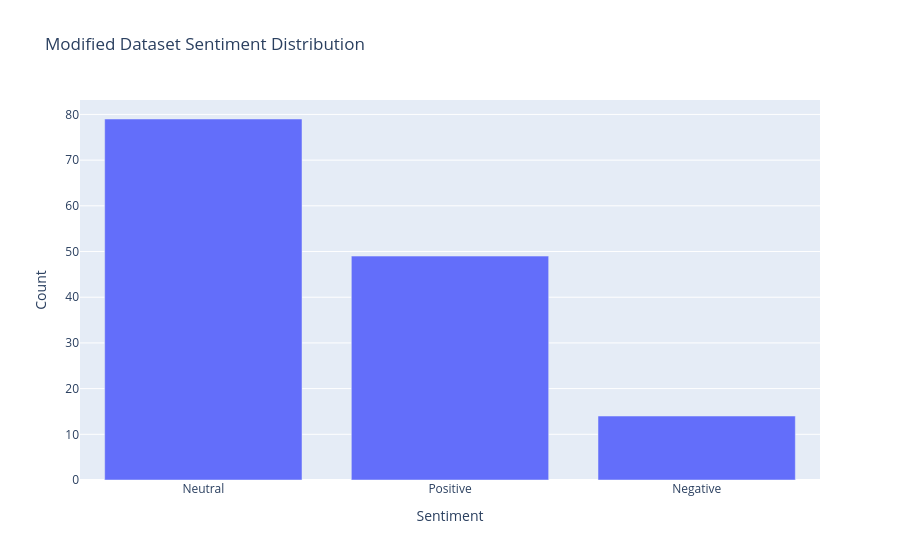

Notebook source saved alongside this figure:
### Code cell
sentiment_counts = df_reddit['sentiment'].value_counts()
fig = px.bar(sentiment_counts, x=sentiment_counts.index.tolist(), y=sentiment_counts.values,
             labels={'x': 'Sentiment', 'y': 'Count'}, title="Modified Dataset Sentiment Distribution")
fig.show()

### Figure 1 — Plotly figure (JSON) as saved in the notebook; plotly's stock layout.template omitted (floating-point values rounded to 4 significant figures)
{"data": [{"alignmentgroup": "True", "hovertemplate": "Sentiment=%{x}<br>Count=%{y}<extra></extra>", "legendgroup": "", "marker": {"color": "#636efa", "pattern": {"shape": ""}}, "name": "", "offsetgroup": "", "orientation": "v", "showlegend": false, "textposition": "auto", "type": "bar", "x": ["Neutral", "Positive", "Negative"], "xaxis": "x", "y": [79, 49, 14], "yaxis": "y"}], "layout": {"autosize": true, "barmode": "relative", "legend": {"tracegroupgap": 0}, "title": {"text": "Modified Dataset Sentiment Distribution"}, "xaxis": {"anchor": "y", "autorange": true, "domain": [0, 1], "range": [-0.5, 2.5], "title": {"text": "Sentiment"}, "type": "category"}, "yaxis": {"anchor": "x", "autorange": true, "domain": [0, 1], "range": [0, 83.16], "title": {"text": "Count"}, "type": "linear"}}}
